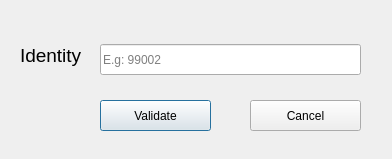
<?xml version="1.0" encoding="UTF-8"?>
<ui version="4.0">
 <class>SearchById</class>
 <widget class="QDialog" name="SearchById">
  <property name="geometry">
   <rect>
    <x>0</x>
    <y>0</y>
    <width>392</width>
    <height>159</height>
   </rect>
  </property>
  <property name="windowTitle">
   <string>Dialog</string>
  </property>
  <widget class="QLabel" name="label">
   <property name="geometry">
    <rect>
     <x>20</x>
     <y>40</y>
     <width>81</width>
     <height>31</height>
    </rect>
   </property>
   <property name="font">
    <font>
     <pointsize>14</pointsize>
    </font>
   </property>
   <property name="text">
    <string>Identity</string>
   </property>
  </widget>
  <widget class="QLineEdit" name="lineEdit">
   <property name="geometry">
    <rect>
     <x>100</x>
     <y>44</y>
     <width>261</width>
     <height>31</height>
    </rect>
   </property>
   <property name="placeholderText">
    <string>E.g: 99002</string>
   </property>
  </widget>
  <widget class="QPushButton" name="pushButton">
   <property name="geometry">
    <rect>
     <x>100</x>
     <y>100</y>
     <width>111</width>
     <height>31</height>
    </rect>
   </property>
   <property name="text">
    <string>Validate</string>
   </property>
   <property name="icon">
    <iconset>
     <normaloff>../Icons/validate.jpg</normaloff>../Icons/validate.jpg</iconset>
   </property>
   <property name="iconSize">
    <size>
     <width>20</width>
     <height>20</height>
    </size>
   </property>
  </widget>
  <widget class="QPushButton" name="pushButton_2">
   <property name="geometry">
    <rect>
     <x>250</x>
     <y>100</y>
     <width>111</width>
     <height>31</height>
    </rect>
   </property>
   <property name="text">
    <string>Cancel</string>
   </property>
   <property name="icon">
    <iconset>
     <normaloff>../Icons/cance.png</normaloff>../Icons/cance.png</iconset>
   </property>
   <property name="iconSize">
    <size>
     <width>20</width>
     <height>20</height>
    </size>
   </property>
  </widget>
 </widget>
 <resources/>
 <connections/>
</ui>
